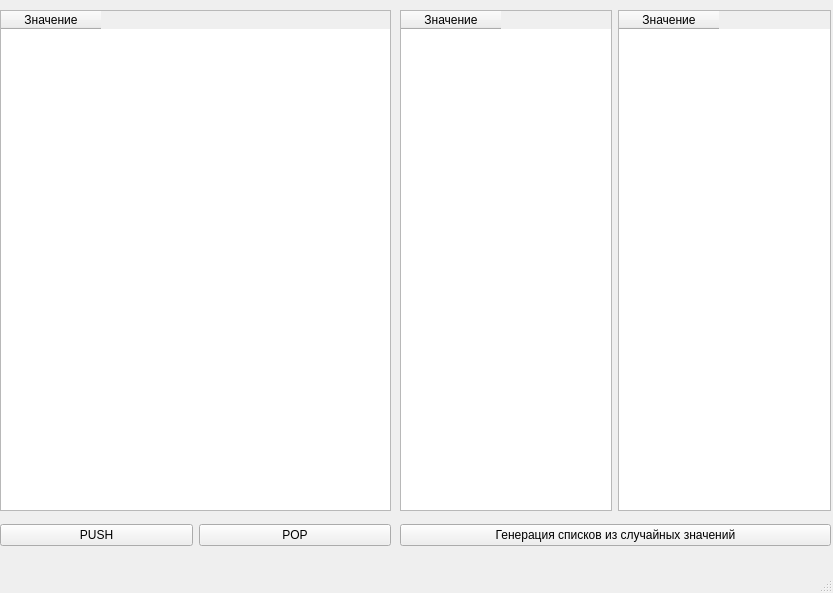
<?xml version="1.0" encoding="UTF-8"?>
<ui version="4.0">
 <class>MainWindow</class>
 <widget class="QMainWindow" name="MainWindow">
  <property name="geometry">
   <rect>
    <x>0</x>
    <y>0</y>
    <width>833</width>
    <height>593</height>
   </rect>
  </property>
  <property name="windowTitle">
   <string>MainWindow</string>
  </property>
  <widget class="QWidget" name="centralwidget">
   <widget class="QWidget" name="horizontalLayoutWidget">
    <property name="geometry">
     <rect>
      <x>0</x>
      <y>520</y>
      <width>391</width>
      <height>31</height>
     </rect>
    </property>
    <layout class="QHBoxLayout" name="horizontalLayout">
     <item>
      <widget class="QPushButton" name="pushButtonPush">
       <property name="text">
        <string>PUSH</string>
       </property>
      </widget>
     </item>
     <item>
      <widget class="QPushButton" name="pushButtonPop">
       <property name="text">
        <string>POP</string>
       </property>
      </widget>
     </item>
    </layout>
   </widget>
   <widget class="QWidget" name="horizontalLayoutWidget_2">
    <property name="geometry">
     <rect>
      <x>400</x>
      <y>520</y>
      <width>431</width>
      <height>31</height>
     </rect>
    </property>
    <layout class="QHBoxLayout" name="horizontalLayout_2">
     <item>
      <widget class="QPushButton" name="pushButton">
       <property name="text">
        <string>Генерация списков из случайных значений</string>
       </property>
      </widget>
     </item>
    </layout>
   </widget>
   <widget class="QTableWidget" name="tableWidget">
    <property name="geometry">
     <rect>
      <x>0</x>
      <y>10</y>
      <width>391</width>
      <height>501</height>
     </rect>
    </property>
    <column>
     <property name="text">
      <string>Значение</string>
     </property>
    </column>
   </widget>
   <widget class="QWidget" name="horizontalLayoutWidget_3">
    <property name="geometry">
     <rect>
      <x>400</x>
      <y>10</y>
      <width>431</width>
      <height>501</height>
     </rect>
    </property>
    <layout class="QHBoxLayout" name="horizontalLayout_3">
     <item>
      <widget class="QTableWidget" name="tableWidget_2">
       <column>
        <property name="text">
         <string>Значение</string>
        </property>
       </column>
      </widget>
     </item>
     <item>
      <widget class="QTableWidget" name="tableWidget_3">
       <column>
        <property name="text">
         <string>Значение</string>
        </property>
       </column>
      </widget>
     </item>
    </layout>
   </widget>
  </widget>
  <widget class="QMenuBar" name="menubar">
   <property name="geometry">
    <rect>
     <x>0</x>
     <y>0</y>
     <width>833</width>
     <height>22</height>
    </rect>
   </property>
  </widget>
  <widget class="QStatusBar" name="statusbar"/>
 </widget>
 <resources/>
 <connections/>
</ui>
